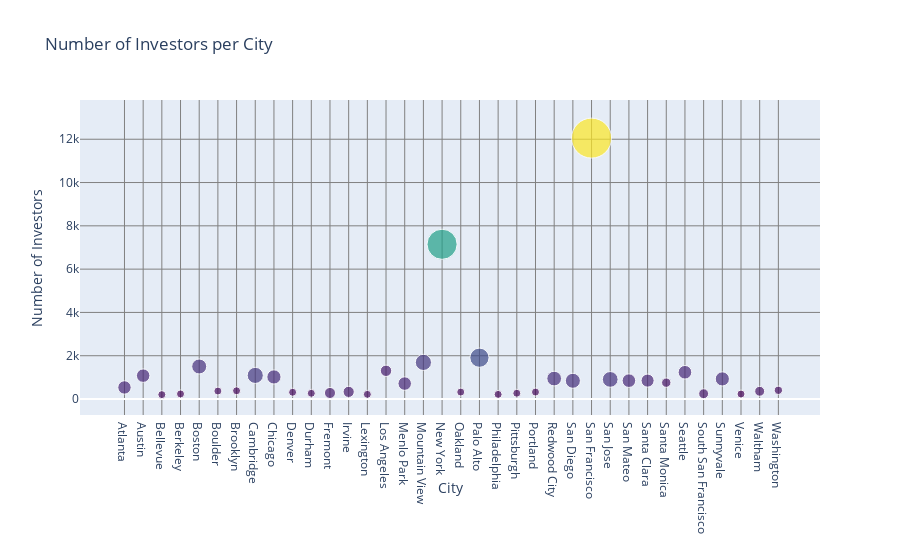

The notebook cell saved with this chart:
### Code cell
#set axis
x_axis = inv_and_funds_by_city["city"]
investors_y = inv_and_funds_by_city["Number_of_Investors"]
funding_y = inv_and_funds_by_city["funding_total_usd"]
#create plot
size = funding_y
fig = go.Figure(data=[go.Scatter(
    x=x_axis,
    y=investors_y,
    mode='markers',
    marker=dict(
        size=size,
        sizemode='area',
        sizeref=2.*max(size)/(40.**2),
        sizemin=4,
        color=funding_y,
        colorscale='Viridis'

    )
)])
fig.update_layout(
    title='Number of Investors per City',
    xaxis=dict(
        title='City',
        gridcolor='grey',
        gridwidth=1
    ),
    yaxis=dict(
        title='Number of Investors',
        gridcolor='grey',
        gridwidth=1,
    )
)
fig.show()

### Figure 1 — Plotly figure (JSON) as saved in the notebook; plotly's stock layout.template omitted (floating-point values rounded to 4 significant figures)
{"data": [{"marker": {"color": [6580166955, 6690554760, 1634867105, 474499842, 8278504756, 2223704739, 1062098229, 9589144334, 7435861102, 1571340156, 1892990746, 4522734211, 4608041788, 1931294502, 4798717126, 6708587482, 9634591300, 33405582745, 1845775442, 13587652470, 1037430674, 1176145059, 1160584044, 7970115831, 8309128786, 58849838747, 9110671511, 6796517334, 6288599608, 3228908083, 6837496806, 3593726630, 7374436530, 354844416, 3629695821, 2528016489], "colorscale": [[0, "#440154"], [0.1111, "#482878"], [0.2222, "#3e4989"], [0.3333, "#31688e"], [0.4444, "#26828e"], [0.5556, "#1f9e89"], [0.6667, "#35b779"], [0.7778, "#6ece58"], [0.8889, "#b5de2b"], [1, "#fde725"]], "size": [6580166955, 6690554760, 1634867105, 474499842, 8278504756, 2223704739, 1062098229, 9589144334, 7435861102, 1571340156, 1892990746, 4522734211, 4608041788, 1931294502, 4798717126, 6708587482, 9634591300, 33405582745, 1845775442, 13587652470, 1037430674, 1176145059, 1160584044, 7970115831, 8309128786, 58849838747, 9110671511, 6796517334, 6288599608, 3228908083, 6837496806, 3593726630, 7374436530, 354844416, 3629695821, 2528016489], "sizemin": 4, "sizemode": "area", "sizeref": 73560000.0}, "mode": "markers", "type": "scatter", "x": ["Atlanta", "Austin", "Bellevue", "Berkeley", "Boston", "Boulder", "Brooklyn", "Cambridge", "Chicago", "Denver", "Durham", "Fremont", "Irvine", "Lexington", "Los Angeles", "Menlo Park", "Mountain View", "New York", "Oakland", "Palo Alto", "Philadelphia", "Pittsburgh", "Portland", "Redwood City", "San Diego", "San Francisco", "San Jose", "San Mateo", "Santa Clara", "Santa Monica", "Seattle", "South San Francisco", "Sunnyvale", "Venice", "Waltham", "Washington"], "y": [535, 1080, 203, 235, 1503, 369, 381, 1092, 1020, 313, 265, 280, 331, 217, 1304, 714, 1692, 7149, 322, 1909, 215, 268, 322, 945, 843, 12052, 906, 849, 851, 756, 1236, 245, 929, 232, 358, 404]}], "layout": {"title": {"text": "Number of Investors per City"}, "xaxis": {"gridcolor": "grey", "gridwidth": 1, "title": {"text": "City"}}, "yaxis": {"gridcolor": "grey", "gridwidth": 1, "title": {"text": "Number of Investors"}}}}
